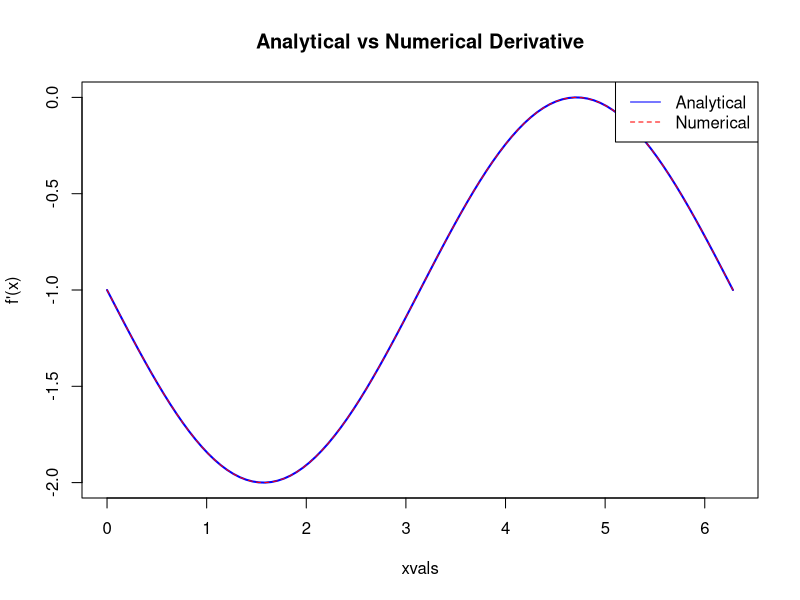
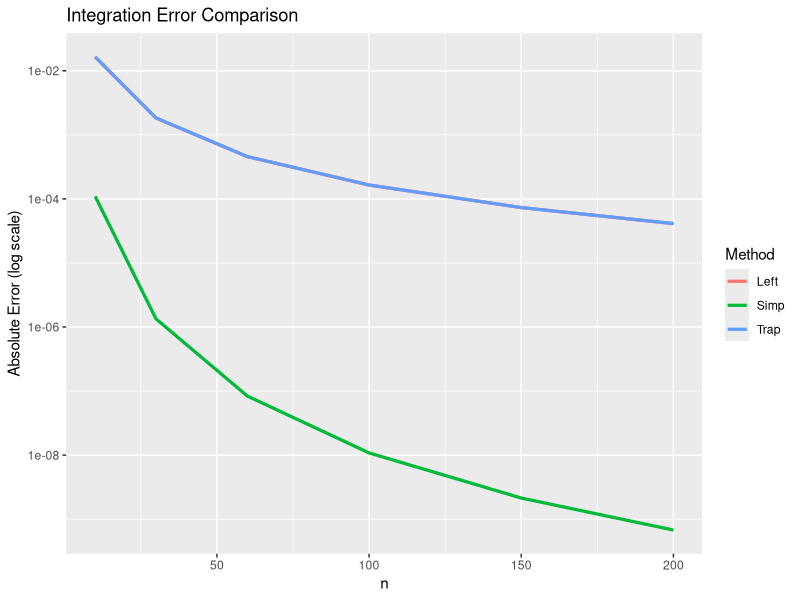
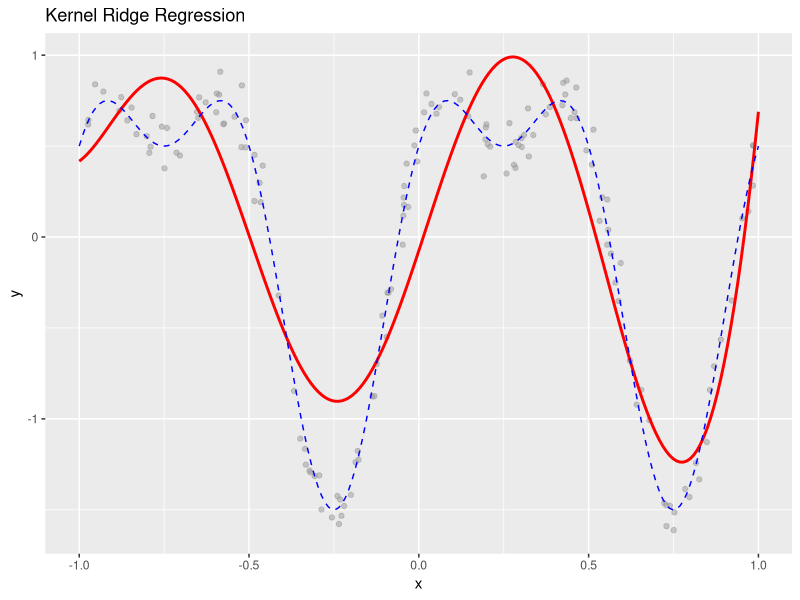
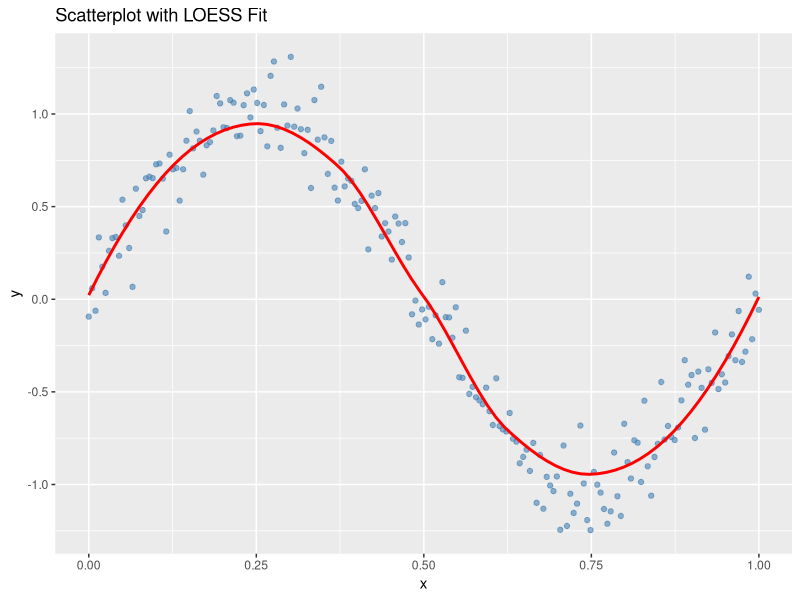

The R source for these figures, in order:
## ---- chunk 1

# 데이터 생성
set.seed(1)
n <- 200
x <- seq(0, 1, length.out = n)
y <- sin(2*pi*x) + rnorm(n, sd = 0.15)

# (a) data/ 폴더에 csv 저장
if(!dir.exists("data")) dir.create("data")
df <- data.frame(x, y)
write.csv(df, "data/data1.csv", row.names = FALSE)

# (b) 산점도 + 회귀곡선 시각화
library(ggplot2)
p <- ggplot(df, aes(x = x, y = y)) +
  geom_point(color = "steelblue", alpha = 0.6) +
  geom_smooth(method = "loess", se = FALSE, color = "red") +
  labs(title = "Scatterplot with LOESS Fit",
       x = "x", y = "y")

# (c) plots/ 폴더에 저장
if(!dir.exists("plots")) dir.create("plots")
ggsave("plots/problem1_plot.png", p, width = 6, height = 4, dpi = 300)

## ---- chunk 2
# (a)
bubble_sort <- function(x, decreasing = FALSE) {
n <- length(x)
for (i in 1:(n - 1)) {
swapped <- FALSE
for (j in 1:(n - i)) {
if ((!decreasing && x[j] > x[j + 1]) ||
(decreasing && x[j] < x[j + 1])) {
tmp <- x[j]; x[j] <- x[j+1]; x[j+1] <- tmp
swapped <- TRUE
}
}
if (!swapped) break
}
return(x)
}

set.seed(1)
x <- runif(10)
bubble_sort(x)
bubble_sort(x, decreasing = TRUE)


# (b)
quick_sort <- function(x, decreasing = FALSE) {
if (length(x) <= 1) return(x)
pivot <- x[1]
left <- x[x < pivot]
right <- x[x > pivot]
equal <- x[x == pivot]

if (decreasing) {
return(c(quick_sort(right, TRUE), equal, quick_sort(left, TRUE)))
} else {
return(c(quick_sort(left, FALSE), equal, quick_sort(right, FALSE)))
}
}

set.seed(1)
x <- runif(10)
quick_sort(x)
quick_sort(x, decreasing = TRUE)

## ---- chunk 3
# (a)
num_diff <- function(f, x, h = 1e-6, method = "central") {
if (method == "forward") return((f(x + h) - f(x)) / h)
if (method == "backward") return((f(x) - f(x - h)) / h)
if (method == "central") return((f(x + h) - f(x - h)) / (2*h))
stop("method must be forward/backward/central")
}

f <- function(x) cos(x) - x
fprime <- function(x) -sin(x) - 1

xvals <- seq(0, 2*pi, length.out = 100)
num_val <- sapply(xvals, function(x) num_diff(f, x))
true_val <- fprime(xvals)

plot(xvals, true_val, type="l", col="blue", lwd=2,
main="Analytical vs Numerical Derivative", ylab="f'(x)")
lines(xvals, num_val, col="red", lty=2)
legend("topright", legend=c("Analytical","Numerical"), col=c("blue","red"), lty=c(1,2))

# (b)
newton_method <- function(f, fprime = NULL, x0, maxiter = 100, h = 1e-6, eps = 1e-10) {
x <- x0
for (i in 1:maxiter) {
fp <- if (is.null(fprime)) num_diff(f, x, h, "central") else fprime(x)
x_new <- x - f(x) / fp
if (abs(x_new - x) < eps) break
x <- x_new
}
return(x)
}

f <- function(x) cos(x) - x
fprime <- function(x) -sin(x) - 1

root_auto <- newton_method(f, NULL, x0 = 0.5)
root_given <- newton_method(f, fprime, x0 = 0.5)
root_auto; root_given

## ---- chunk 4
left_rect <- function(f, a, b, n) {
h <- (b - a) / n
x <- seq(a, b - h, by = h)
sum(f(x)) * h
}

trapezoid <- function(f, a, b, n) {
h <- (b - a) / n
x <- seq(a, b, by = h)
y <- f(x)
(h/2) * (y[1] + 2*sum(y[2:n]) + y[n+1])
}

simpson <- function(f, a, b, n) {
if (n %% 2 == 1) stop("n must be even")
h <- (b - a) / n
x <- seq(a, b, by = h)
y <- f(x)
(h/3) * (y[1] + 4*sum(y[seq(2,n,2)]) + 2*sum(y[seq(3,n-1,2)]) + y[n+1])
}

f <- function(x) sin(x)
true_val <- 2

n_list <- c(10,30,60,100,150,200)
errs <- data.frame(
n = n_list,
Left = sapply(n_list, function(n) abs(left_rect(f,0,pi,n)-true_val)),
Trap = sapply(n_list, function(n) abs(trapezoid(f,0,pi,n)-true_val)),
Simp = sapply(n_list, function(n) abs(simpson(f,0,pi,n)-true_val))
)

library(tidyr)
library(ggplot2)
errs_long <- pivot_longer(errs, -n, names_to="Method", values_to="Error")

ggplot(errs_long, aes(x=n, y=Error, color=Method)) +
geom_line(size=1.1) +
scale_y_log10() +
labs(title="Integration Error Comparison", y="Absolute Error (log scale)")

## ---- chunk 5
A <- matrix(c(4,2,2,2,5,1,2,1,3),3,3)
L <- t(chol(A))
round(L %*% t(L),4)  # Check

forward <- function(L, b) {
n <- length(b)
z <- numeric(n)
for (i in 1:n) {
z[i] <- (b[i] - sum(L[i,1:(i-1)]*z[1:(i-1)])) / L[i,i]
}
return(z)
}

backward <- function(L, z) {
  n <- length(z)
  x <- numeric(n)
  for (i in n:1) {
    if (i == n) {
      x[i] <- z[i] / L[i, i]
    } else {
      x[i] <- (z[i] - sum(L[(i+1):n, i] * x[(i+1):n])) / L[i, i]
    }
  }
  return(x)
}


b <- c(1, -2, 3)
z <- forward(L, b)
x <- backward(L, z)
x
solve(A,b)  # Compare with R built-in

## ---- chunk 6
gaussian_kernel <- function(X1, X2, rho = 1) {
outer(X1, X2, function(x,y) exp(-rho * (x - y)^2))
}

krr_fit <- function(X, y, lambda = 1e-4, rho = 1) {
K <- gaussian_kernel(X, X, rho)
alpha <- solve(K + lambda * diag(length(y)), y)
structure(list(X=X, y=y, alpha=alpha, lambda=lambda, rho=rho), class="krr")
}

predict.krr <- function(model, X_new) {
k <- gaussian_kernel(X_new, model$X, model$rho)
as.numeric(k %*% model$alpha)
}

plot.krr <- function(model, ftrue = NULL) {
X_seq <- seq(-1, 1, length.out = 200)
y_pred <- predict(model, X_seq)
p <- ggplot() +
geom_point(aes(x=model$X, y=model$y), color="gray60", alpha=0.5) +
geom_line(aes(x=X_seq, y=y_pred), color="red", size=1) +
labs(title="Kernel Ridge Regression", x="x", y="y")
if(!is.null(ftrue))
p <- p + geom_line(aes(x=X_seq, y=ftrue(X_seq)), color="blue", linetype=2)
p
}

set.seed(1)
n <- 150
X <- runif(n, -1, 1)
ftrue <- function(x) sin(2*pi*x) + 0.5*cos(4*pi*x)
y <- ftrue(X) + rnorm(n, sd=0.1)

model <- krr_fit(X, y)
plot.krr(model, ftrue)

